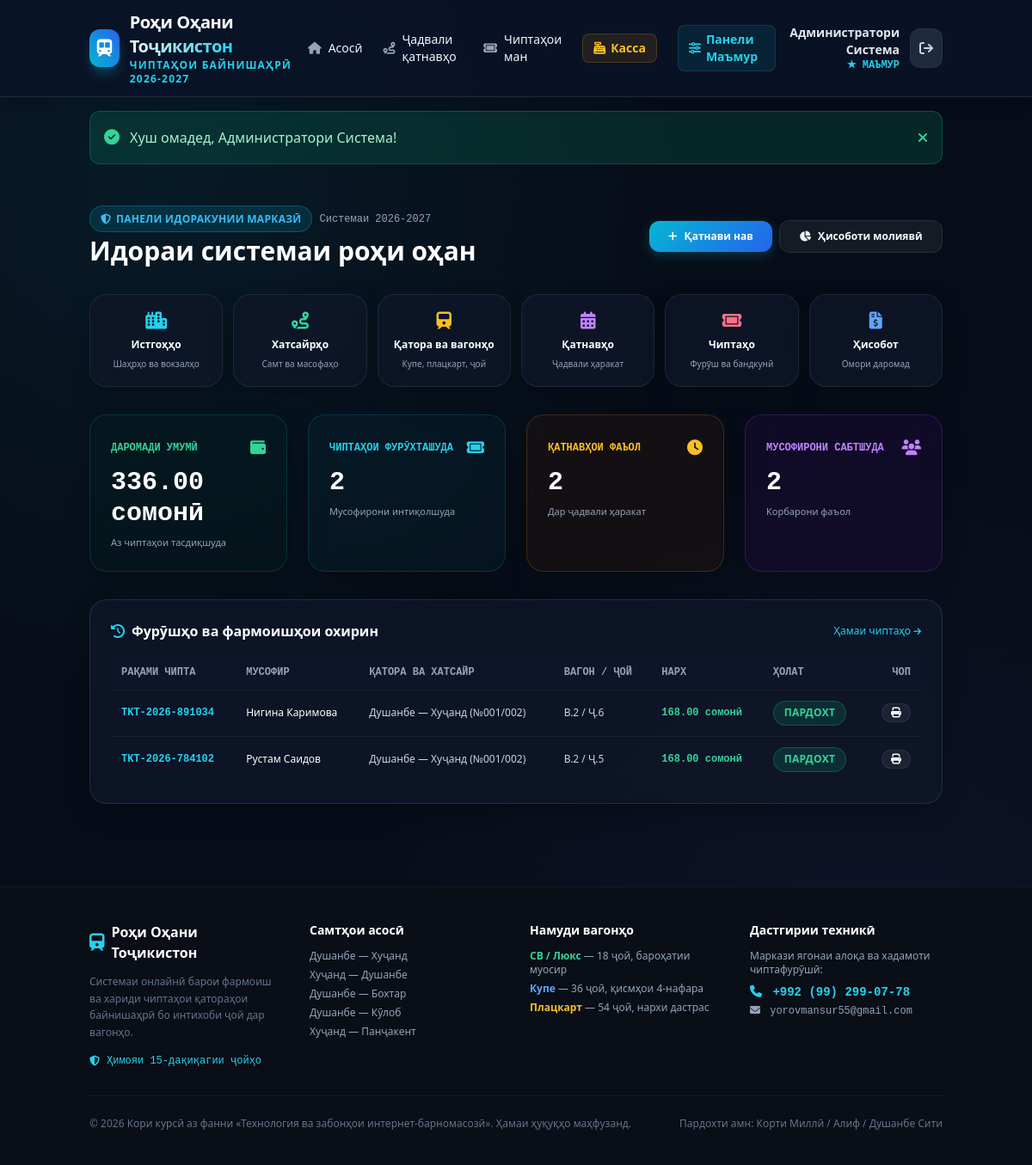
/admin/index.php (signed in), run on the app's committed database.
### tables this page shows
CREATE TABLE `tickets` (
  `id` INT AUTO_INCREMENT PRIMARY KEY,
  `ticket_number` VARCHAR(50) NOT NULL UNIQUE,
  `trip_id` INT NOT NULL,
  `car_id` INT NOT NULL,
  `seat_id` INT NOT NULL,
  `passenger_id` INT NULL,
  `passenger_name` VARCHAR(150) NOT NULL,
  `passenger_passport` VARCHAR(50) NOT NULL,
  `passenger_phone` VARCHAR(30) NULL,
  `cashier_id` INT NULL,
  `price` DECIMAL(10,2) NOT NULL,
  `payment_method` ENUM('online_card', 'alif_mobi', 'dushanbe_city', 'cash') DEFAULT 'online_card',
  `payment_status` ENUM('pending', 'paid', 'refunded', 'expired') DEFAULT 'pending',
  `status` ENUM('reserved', 'confirmed', 'cancelled', 'refunded') DEFAULT 'reserved',
  `reserved_at` DATETIME NOT NULL,
  `expires_at` DATETIME NOT NULL,
  `purchased_at` DATETIME NULL,
  `refunded_at` DATETIME NULL,
  `created_at` TIMESTAMP DEFAULT CURRENT_TIMESTAMP,
  FOREIGN KEY (`trip_id`) REFERENCES `trips`(`id`) ON DELETE CASCADE,
  FOREIGN KEY (`car_id`) REFERENCES `cars`(`id`) ON DELETE CASCADE,
  FOREIGN KEY (`seat_id`) REFERENCES `seats`(`id`) ON DELETE CASCADE,
  FOREIGN KEY (`passenger_id`) REFERENCES `users`(`id`) ON DELETE SET NULL,
  FOREIGN KEY (`cashier_id`) REFERENCES `users`(`id`) ON DELETE SET NULL
);

CREATE TABLE `routes` (
  `id` INT AUTO_INCREMENT PRIMARY KEY,
  `route_name` VARCHAR(150) NOT NULL,
  `from_station_id` INT NOT NULL,
  `to_station_id` INT NOT NULL,
  `distance_km` DECIMAL(8,2) NOT NULL DEFAULT 0.00,
  `duration_hours` VARCHAR(50) NOT NULL,
  `created_at` TIMESTAMP DEFAULT CURRENT_TIMESTAMP,
  FOREIGN KEY (`from_station_id`) REFERENCES `stations`(`id`) ON DELETE CASCADE,
  FOREIGN KEY (`to_station_id`) REFERENCES `stations`(`id`) ON DELETE CASCADE
);

CREATE TABLE `trains` (
  `id` INT AUTO_INCREMENT PRIMARY KEY,
  `train_number` VARCHAR(50) NOT NULL UNIQUE,
  `train_name` VARCHAR(100) NOT NULL,
  `train_type` ENUM('express', 'intercity', 'highspeed') DEFAULT 'express',
  `status` ENUM('active', 'maintenance') DEFAULT 'active',
  `created_at` TIMESTAMP DEFAULT CURRENT_TIMESTAMP
);

CREATE TABLE `cars` (
  `id` INT AUTO_INCREMENT PRIMARY KEY,
  `train_id` INT NOT NULL,
  `car_number` INT NOT NULL,
  `car_type` ENUM('platskart', 'coupe', 'sv_lux') NOT NULL DEFAULT 'coupe',
  `total_seats` INT NOT NULL DEFAULT 36,
  `price_multiplier` DECIMAL(4,2) NOT NULL DEFAULT 1.00,
  `created_at` TIMESTAMP DEFAULT CURRENT_TIMESTAMP,
  FOREIGN KEY (`train_id`) REFERENCES `trains`(`id`) ON DELETE CASCADE
);

CREATE TABLE `seats` (
  `id` INT AUTO_INCREMENT PRIMARY KEY,
  `car_id` INT NOT NULL,
  `seat_number` INT NOT NULL,
  `seat_type` ENUM('lower', 'upper', 'side_lower', 'side_upper') NOT NULL DEFAULT 'lower',
  FOREIGN KEY (`car_id`) REFERENCES `cars`(`id`) ON DELETE CASCADE
);

### config/db.php (called while the page is built, shortened)
<?php
function formatTJS($amount) {
    return number_format($amount, 2, '.', ' ') . ' сомонӣ';
}

### admin/index.php (the view, shortened to what this page needs)
<?php
require_once __DIR__ . '/../config/db.php';
$stats = [];
$revStmt = $pdo->query("SELECT COALESCE(SUM(price), 0) FROM tickets WHERE status = 'confirmed'");
$stats['total_revenue'] = $revStmt->fetchColumn();
$tktStmt = $pdo->query("SELECT COUNT(*) FROM tickets WHERE status = 'confirmed'");
$stats['total_tickets'] = $tktStmt->fetchColumn();
$tripsStmt = $pdo->query("SELECT COUNT(*) FROM trips WHERE status = 'scheduled' AND departure_time >= NOW()");
$stats['active_trips'] = $tripsStmt->fetchColumn();
$usersStmt = $pdo->query("SELECT COUNT(*) FROM users WHERE role = 'passenger'");
$stats['total_passengers'] = $usersStmt->fetchColumn();
$recentStmt = $pdo->query("
    SELECT tk.*, r.route_name, tr.train_number, c.car_number, s.seat_number
    FROM tickets tk
    JOIN trips t ON tk.trip_id = t.id
    JOIN routes r ON t.route_id = r.id
    JOIN trains tr ON t.train_id = tr.id
    JOIN cars c ON tk.car_id = c.id
    JOIN seats s ON tk.seat_id = s.id
    ORDER BY tk.id DESC
    LIMIT 6
");
$recentTickets = $recentStmt->fetchAll();
require_once __DIR__ . '/../includes/header.php';
?>
<div class="container mx-auto px-4 py-8">
    <div class="flex flex-col md:flex-row md:items-center justify-between gap-4 mb-8">
        <div>
            <div class="flex items-center gap-2 mb-1">
                <span class="badge badge-primary"><i class="fa-solid fa-shield-halved"></i> Панели Идоракунии Марказӣ</span>
                <span class="text-xs text-slate-400 font-mono">Системаи 2026-2027</span>
            </div>
            <h1 class="text-2xl md:text-3xl font-extrabold text-white">Идораи системаи роҳи оҳан</h1>
        </div>
        <div class="flex flex-wrap items-center gap-2">
            <a href="/train_ticket_system/admin/trips.php?action=create" class="btn btn-primary text-xs !py-2.5">
                <i class="fa-solid fa-plus"></i> Қатнави нав
            </a>
            <a href="/train_ticket_system/admin/reports.php" class="btn btn-secondary text-xs !py-2.5">
                <i class="fa-solid fa-chart-pie"></i> Ҳисоботи молиявӣ
            </a>
        </div>
    </div>
    <div class="grid grid-cols-2 sm:grid-cols-3 lg:grid-cols-6 gap-3 mb-8">
        <a href="/train_ticket_system/admin/stations.php" class="glass-panel p-4 text-center hover:border-cyan-500/40 transition">
            <i class="fa-solid fa-city text-cyan-400 text-xl mb-1.5 block"></i>
            <span class="text-xs font-bold text-white block">Истгоҳҳо</span>
            <span class="text-[10px] text-slate-400">Шаҳрҳо ва вокзалҳо</span>
        </a>
        <a href="/train_ticket_system/admin/routes.php" class="glass-panel p-4 text-center hover:border-cyan-500/40 transition">
            <i class="fa-solid fa-route text-emerald-400 text-xl mb-1.5 block"></i>
            <span class="text-xs font-bold text-white block">Хатсайрҳо</span>
            <span class="text-[10px] text-slate-400">Самт ва масофаҳо</span>
        </a>
        <a href="/train_ticket_system/admin/trains.php" class="glass-panel p-4 text-center hover:border-cyan-500/40 transition">
            <i class="fa-solid fa-train text-amber-400 text-xl mb-1.5 block"></i>
            <span class="text-xs font-bold text-white block">Қатора ва вагонҳо</span>
            <span class="text-[10px] text-slate-400">Купе, плацкарт, ҷой</span>
        </a>
        <a href="/train_ticket_system/admin/trips.php" class="glass-panel p-4 text-center hover:border-cyan-500/40 transition">
            <i class="fa-solid fa-calendar-days text-purple-400 text-xl mb-1.5 block"></i>
            <span class="text-xs font-bold text-white block">Қатнавҳо</span>
            <span class="text-[10px] text-slate-400">Ҷадвали ҳаракат</span>
        </a>
        <a href="/train_ticket_system/admin/tickets.php" class="glass-panel p-4 text-center hover:border-cyan-500/40 transition">
            <i class="fa-solid fa-ticket text-rose-400 text-xl mb-1.5 block"></i>
            <span class="text-xs font-bold text-white block">Чиптаҳо</span>
            <span class="text-[10px] text-slate-400">Фурӯш ва бандкунӣ</span>
        </a>
        <a href="/train_ticket_system/admin/reports.php" class="glass-panel p-4 text-center hover:border-cyan-500/40 transition">
            <i class="fa-solid fa-file-invoice-dollar text-blue-400 text-xl mb-1.5 block"></i>
            <span class="text-xs font-bold text-white block">Ҳисобот</span>
            <span class="text-[10px] text-slate-400">Омори даромад</span>
        </a>
    </div>
    <div class="grid grid-cols-1 sm:grid-cols-2 lg:grid-cols-4 gap-6 mb-8">
        <div class="glass-panel p-6 border-emerald-500/20 bg-emerald-950/20 relative overflow-hidden">
            <div class="flex items-center justify-between mb-2">
                <span class="text-xs uppercase font-mono font-bold text-emerald-400">Даромади умумӣ</span>
                <i class="fa-solid fa-wallet text-emerald-400 text-lg"></i>
            </div>
            <div class="text-3xl font-black text-white font-mono"><?= formatTJS($stats['total_revenue']) ?></div>
            <span class="text-[11px] text-slate-400 mt-2 block">Аз чиптаҳои тасдиқшуда</span>
        </div>
        <div class="glass-panel p-6 border-cyan-500/20 bg-cyan-950/20">
            <div class="flex items-center justify-between mb-2">
                <span class="text-xs uppercase font-mono font-bold text-cyan-400">Чиптаҳои фурӯхташуда</span>
                <i class="fa-solid fa-ticket text-cyan-400 text-lg"></i>
            </div>
            <div class="text-3xl font-black text-white font-mono"><?= $stats['total_tickets'] ?></div>
            <span class="text-[11px] text-slate-400 mt-2 block">Мусофирони интиқолшуда</span>
        </div>
        <div class="glass-panel p-6 border-amber-500/20 bg-amber-950/20">
            <div class="flex items-center justify-between mb-2">
                <span class="text-xs uppercase font-mono font-bold text-amber-400">Қатнавҳои фаъол</span>
                <i class="fa-solid fa-clock text-amber-400 text-lg"></i>
            </div>
            <div class="text-3xl font-black text-white font-mono"><?= $stats['active_trips'] ?></div>
            <span class="text-[11px] text-slate-400 mt-2 block">Дар ҷадвали ҳаракат</span>
        </div>
        <div class="glass-panel p-6 border-purple-500/20 bg-purple-950/20">
            <div class="flex items-center justify-between mb-2">
                <span class="text-xs uppercase font-mono font-bold text-purple-400">Мусофирони сабтшуда</span>
                <i class="fa-solid fa-users text-purple-400 text-lg"></i>
            </div>
            <div class="text-3xl font-black text-white font-mono"><?= $stats['total_passengers'] ?></div>
            <span class="text-[11px] text-slate-400 mt-2 block">Корбарони фаъол</span>
        </div>
    </div>
    <div class="glass-panel p-6 border-white/10">
        <div class="flex items-center justify-between mb-4">
            <h2 class="text-base font-bold text-white flex items-center gap-2">
                <i class="fa-solid fa-clock-rotate-left text-cyan-400"></i> Фурӯшҳо ва фармоишҳои охирин
            </h2>
            <a href="/train_ticket_system/admin/tickets.php" class="text-xs text-cyan-400 hover:text-cyan-300">
                Ҳамаи чиптаҳо <i class="fa-solid fa-arrow-right text-[10px]"></i>
            </a>
        </div>
        <div class="overflow-x-auto">
            <table class="w-full text-left text-xs text-slate-300">
                <thead class="bg-slate-900/80 text-slate-400 uppercase font-mono border-b border-white/5">
                    <tr>
                        <th class="p-3">Рақами чипта</th>
                        <th class="p-3">Мусофир</th>
                        <th class="p-3">Қатора ва Хатсайр</th>
                        <th class="p-3">Вагон / Ҷой</th>
                        <th class="p-3">Нарх</th>
                        <th class="p-3">Ҳолат</th>
                        <th class="p-3 text-right">Чоп</th>
                    </tr>
                </thead>
                <tbody class="divide-y divide-white/5">
                    <?php foreach ($recentTickets as $rt): ?>
                        <tr class="hover:bg-slate-800/40 transition">
                            <td class="p-3 font-mono font-bold text-cyan-400"><?= htmlspecialchars($rt['ticket_number']) ?></td>
                            <td class="p-3 font-medium text-white"><?= htmlspecialchars($rt['passenger_name']) ?></td>
                            <td class="p-3"><?= htmlspecialchars($rt['route_name']) ?> (№<?= $rt['train_number'] ?>)</td>
                            <td class="p-3">В.<?= $rt['car_number'] ?> / Ҷ.<?= $rt['seat_number'] ?></td>
                            <td class="p-3 font-mono font-bold text-emerald-400"><?= formatTJS($rt['price']) ?></td>
                            <td class="p-3">
                                <?php if ($rt['status'] === 'confirmed'): ?>
                                    <span class="badge badge-emerald">Пардохт</span>
                                <?php elseif ($rt['status'] === 'reserved'): ?>
                                    <span class="badge badge-amber">Банд (15 дақ)</span>
                                <?php elseif ($rt['status'] === 'refunded'): ?>
                                    <span class="badge badge-ruby">Бозгашт</span>
                                <?php else: ?>
                                    <span class="badge"><?= $rt['status'] ?></span>
                                <?php endif; ?>
                            </td>
                            <td class="p-3 text-right">
                                <a href="/train_ticket_system/ticket_print.php?ticket_id=<?= $rt['id'] ?>" target="_blank" class="btn btn-secondary text-xs !py-1 !px-2.5">
                                    <i class="fa-solid fa-print"></i>
                                </a>
                            </td>
                        </tr>
                    <?php endforeach; ?>
                </tbody>
            </table>
        </div>
    </div>
</div>
<?php require_once __DIR__ . '/../includes/footer.php'; ?>

### assets/css/style.css (style rules this page uses)
:root { --bg-dark: #070d18; --bg-card: #0f172a; --bg-card-hover: #162238; --surface-glass: rgba(15, 23, 42, 0.75); --border-glass: rgba(255, 255, 255, 0.08); --border-glass-light: rgba(255, 255, 255, 0.15); --primary: #06b6d4; --primary-hover: #0891b2; --primary-glow: rgba(6, 182, 212, 0.25); --emerald: #10b981; --emerald-glow: rgba(16, 185, 129, 0.25); --amber: #f59e0b; --amber-glow: rgba(245, 158, 11, 0.25); --ruby: #ef4444; --ruby-glow: rgba(239, 68, 68, 0.25); --text-main: #f8fafc; --text-muted: #94a3b8; --text-dim: #64748b; --font-main: 'Plus Jakarta Sans', system-ui, -apple-system, sans-serif; --font-mono: 'JetBrains Mono', monospace; }
* { box-sizing: border-box; margin: 0; padding: 0; }
body { background-color: var(--bg-dark); color: var(--text-main); font-family: var(--font-main); min-height: 100vh; display: flex; flex-direction: column; line-height: 1.5; background-image: radial-gradient(circle at 15% 15%, rgba(6, 182, 212, 0.08) 0%, transparent 40%), radial-gradient(circle at 85% 85%, rgba(99, 102, 241, 0.08) 0%, transparent 40%); background-attachment: fixed; }
.container { width: 100%; max-width: 1240px; margin-left: auto; margin-right: auto; padding-left: 1.25rem; padding-right: 1.25rem; }
.glass-panel { background: var(--surface-glass); backdrop-filter: blur(16px); -webkit-backdrop-filter: blur(16px); border: 1px solid var(--border-glass); border-radius: 1.25rem; box-shadow: 0 10px 30px -10px rgba(0, 0, 0, 0.5); transition: border-color 0.2s ease, box-shadow 0.2s ease; }
.btn { display: inline-flex; align-items: center; justify-content: center; gap: 0.5rem; font-weight: 600; font-size: 0.95rem; padding: 0.75rem 1.4rem; border-radius: 0.75rem; border: none; cursor: pointer; transition: all 0.2s ease; text-decoration: none; line-height: 1; }
.btn-primary { background: linear-gradient(135deg, #06b6d4, #2563eb); color: #ffffff; box-shadow: 0 4px 14px var(--primary-glow); }
.btn-secondary { background: rgba(255, 255, 255, 0.06); color: var(--text-main); border: 1px solid var(--border-glass); }
.badge { display: inline-flex; align-items: center; gap: 0.35rem; font-size: 0.75rem; font-weight: 700; padding: 0.35rem 0.75rem; border-radius: 9999px; letter-spacing: 0.025em; text-transform: uppercase; }
.badge-emerald { background: rgba(16, 185, 129, 0.15); color: #34d399; border: 1px solid rgba(16, 185, 129, 0.3); }
.badge-primary { background: rgba(6, 182, 212, 0.15); color: #38bdf8; border: 1px solid rgba(6, 182, 212, 0.3); }

### data on the page
tickets: ticket_number "TKT-2026-891034", passenger_name "Нигина Каримова", routes.route_name "Душанбе — Хуҷанд", trains.train_number "001/002", car.car_number "2", seat.seat_number "6", price "168.00 сомонӣ", status "ПАРДОХТ"
tickets: ticket_number "TKT-2026-784102", passenger_name "Рустам Саидов", routes.route_name "Душанбе — Хуҷанд", trains.train_number "001/002", car.car_number "2", seat.seat_number "5", price "168.00 сомонӣ", status "ПАРДОХТ"

### other printed values
$currentUser['full_name'] "Администратори Система"
$flashSuccess "Хуш омадед, Администратори Система!"
formatTJS($stats['total_revenue']) "336.00 сомонӣ"
$stats['total_tickets'] "2"
$stats['active_trips'] "2"
$stats['total_passengers'] "2"
